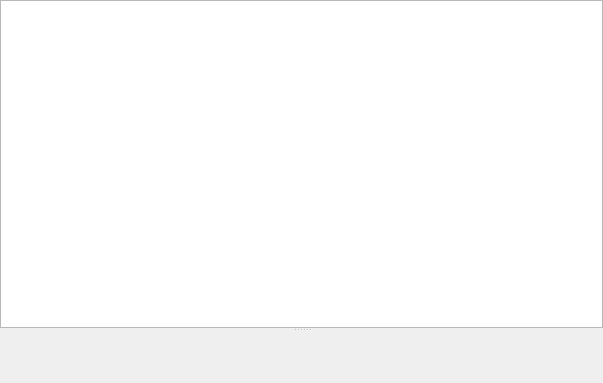
<?xml version="1.0" encoding="UTF-8"?>
<ui version="4.0">
 <class>PageDefault</class>
 <widget class="QWidget" name="PageDefault">
  <property name="geometry">
   <rect>
    <x>0</x>
    <y>0</y>
    <width>603</width>
    <height>383</height>
   </rect>
  </property>
  <property name="windowTitle">
   <string>Form</string>
  </property>
  <layout class="QHBoxLayout" name="horizontalLayout">
   <property name="leftMargin">
    <number>0</number>
   </property>
   <property name="topMargin">
    <number>0</number>
   </property>
   <property name="rightMargin">
    <number>0</number>
   </property>
   <property name="bottomMargin">
    <number>0</number>
   </property>
   <item>
    <widget class="QSplitter" name="splitter">
     <property name="orientation">
      <enum>Qt::Vertical</enum>
     </property>
     <widget class="FilterableTableView" name="tableView">
      <property name="sortingEnabled">
       <bool>true</bool>
      </property>
      <attribute name="horizontalHeaderShowSortIndicator" stdset="0">
       <bool>true</bool>
      </attribute>
      <attribute name="horizontalHeaderStretchLastSection">
       <bool>true</bool>
      </attribute>
     </widget>
     <widget class="WidgetAttachments" name="widgetAttachments" native="true"/>
    </widget>
   </item>
  </layout>
 </widget>
 <customwidgets>
  <customwidget>
   <class>WidgetAttachments</class>
   <extends>QWidget</extends>
   <header>WidgetAttachments.h</header>
   <container>1</container>
  </customwidget>
  <customwidget>
   <class>FilterableTableView</class>
   <extends>QTableView</extends>
   <header>FilterableTableView.h</header>
  </customwidget>
 </customwidgets>
 <resources/>
 <connections/>
</ui>
